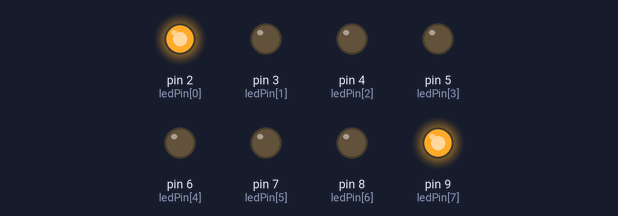
A sketch run on a simulated Arduino Uno, built with avr-gcc and run on an emulated ATmega328P. On the bench: output pins drawn as LEDs (lit = HIGH).

Above: at 0.1 s.
At 1.0 s:
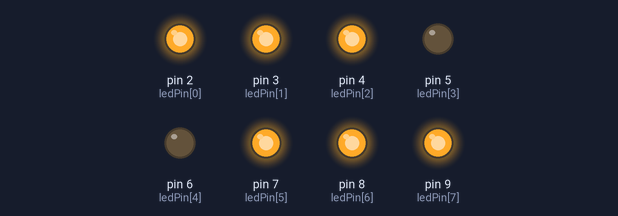
At 1.7 s:
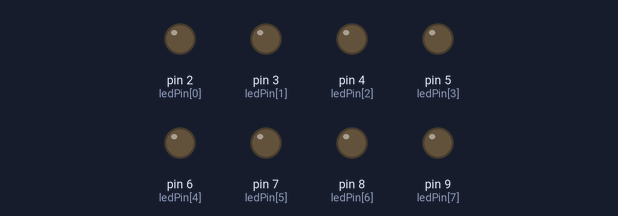
At 2.5 s:
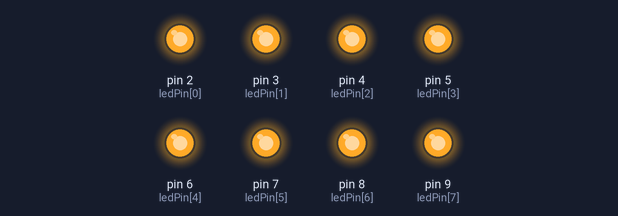
At 3.9 s:
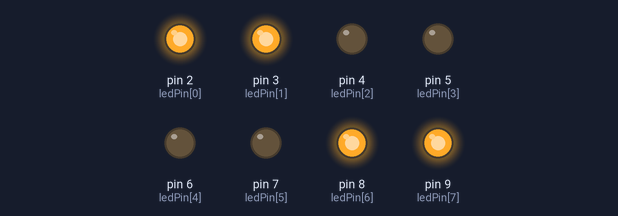
Timing chart, 0 to 4.2 s (numbered marks = the images above):
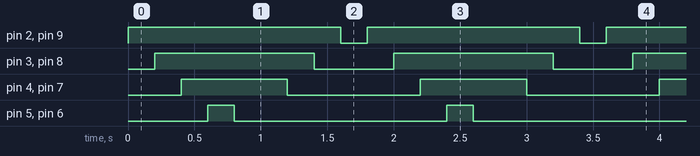

Measured:
- by itself, pin 2 (ledPin[0]), pin 9 (ledPin[7]): alternates HIGH for 1.6 s and LOW for 0.20 s
- by itself, pin 3 (ledPin[1]), pin 8 (ledPin[6]): alternates HIGH for 1.2 s and LOW for 0.60 s
- by itself, pin 4 (ledPin[2]), pin 7 (ledPin[5]): alternates HIGH for 0.80 s and LOW for 1.0 s
- by itself, pin 5 (ledPin[3]), pin 6 (ledPin[4]): alternates HIGH for 0.20 s and LOW for 1.6 s

The sketch:

21022008_NguyenHuuTho_Tuan1_bai5_e_.ino
```cpp
byte ledPin[] = { 2, 3, 4, 5, 6, 7, 8, 9 };
byte pinCount;
unsigned long time1 = 0;
unsigned long time2 = 0;
int i;
void setup() {
  pinCount = sizeof(ledPin);
  for (i = 0; i < pinCount; i++) {
    pinMode(ledPin[i], OUTPUT);
    digitalWrite(ledPin[i], LOW);
  }
}

void loop() {
  for (i = 0; i < pinCount/2; i++) {
    digitalWrite(ledPin[i], HIGH);
    digitalWrite(ledPin[pinCount-1-i], HIGH);
    delay(200);
  }

  for (i = pinCount/2; i >= 0; i--) {
    digitalWrite(ledPin[i], LOW);
    digitalWrite(ledPin[pinCount-1-i], LOW);
    delay(200);
  }

}
```
